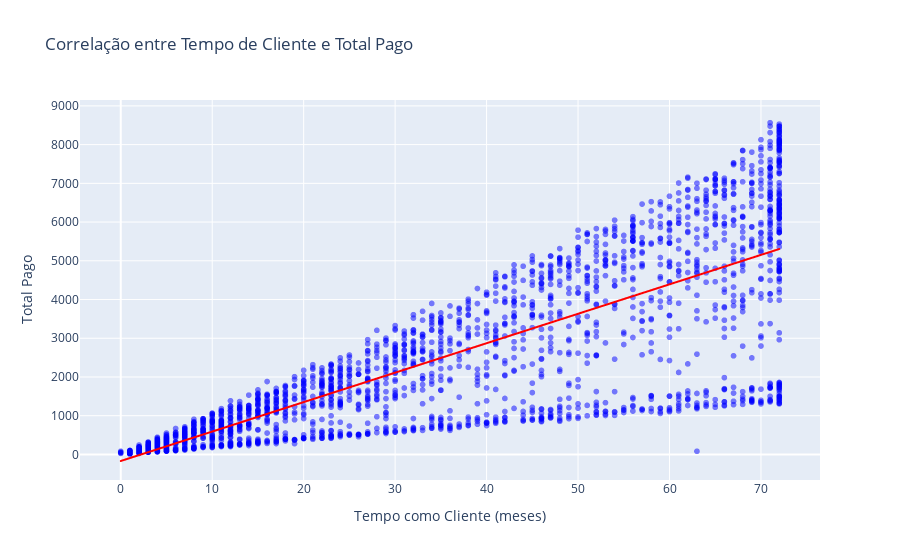

Notebook source saved alongside this figure:
### Markdown cell above
Análisando apenas o df de clientes que são novos podemos observar que quanto maior o tempo maior o total pago

### Code cell
fig = px.scatter(df, 
                 x='tempo_cliente',  
                 y='total_pago',     
                 title="Correlação entre Tempo de Cliente e Total Pago", 
                 labels={'tempo_cliente': 'Tempo como Cliente (meses)', 'total_pago': 'Total Pago'},
                 trendline='ols') 


fig.update_traces(marker=dict(color='blue', opacity=0.5))  
fig.update_traces(line=dict(color='red', width=2))  

fig.show()

### Figure 1 — Plotly figure (JSON) as saved in the notebook; plotly's stock layout.template omitted (floating-point values rounded to 4 significant figures; data arrays with more than 128 entries replaced by an {"elided": "..."} marker saying what was removed)
{"data": [{"hovertemplate": "Tempo como Cliente (meses)=%{x}<br>Total Pago=%{y}<extra></extra>", "legendgroup": "", "line": {"color": "red", "width": 2}, "marker": {"color": "blue", "opacity": 0.5, "symbol": "circle"}, "mode": "markers", "name": "", "showlegend": false, "type": "scattergl", "x": {"elided": "2488 int values"}, "xaxis": "x", "y": {"elided": "2488 float values"}, "yaxis": "y"}, {"hovertemplate": "<b>OLS trendline</b><br>total_pago = 76.0322 * tempo_cliente + -169.713<br>R<sup>2</sup>=0.684210<br><br>Tempo como Cliente (meses)=%{x}<br>Total Pago=%{y} <b>(trend)</b><extra></extra>", "legendgroup": "", "line": {"color": "red", "width": 2}, "marker": {"color": "blue", "opacity": 0.5, "symbol": "circle"}, "mode": "lines", "name": "", "showlegend": false, "type": "scattergl", "x": {"elided": "2488 int values"}, "xaxis": "x", "y": {"elided": "2488 float values"}, "yaxis": "y"}], "layout": {"autosize": true, "legend": {"tracegroupgap": 0}, "title": {"text": "Correlação entre Tempo de Cliente e Total Pago"}, "xaxis": {"anchor": "y", "autorange": true, "domain": [0, 1], "range": [-4.358, 76.36], "title": {"text": "Tempo como Cliente (meses)"}, "type": "linear"}, "yaxis": {"anchor": "x", "autorange": true, "domain": [0, 1], "range": [-686.4, 9270.0], "title": {"text": "Total Pago"}, "type": "linear"}}}
